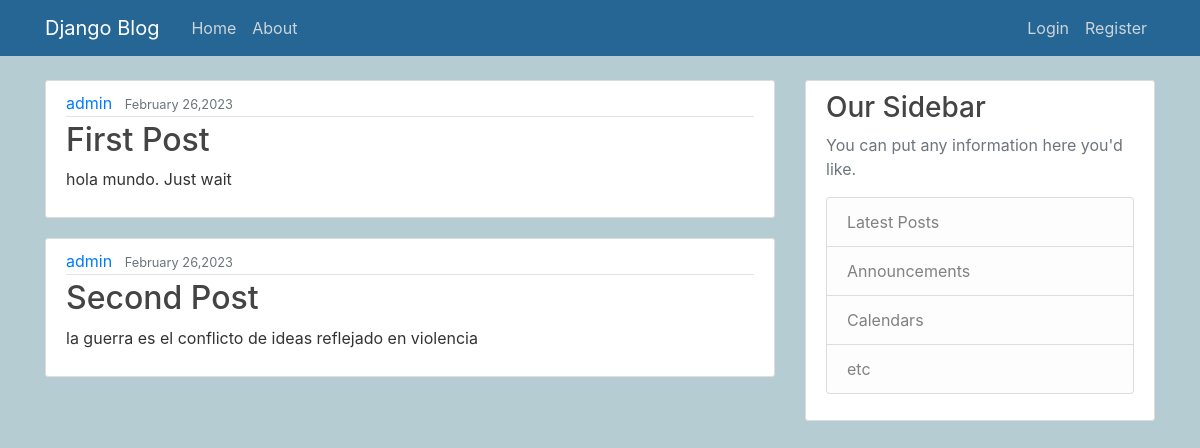
The page / on the database its author committed.
### blog_app/models.py (models this page shows, shortened)
class Post(models.Model):
    title = models.CharField(max_length=200)
    content = models.TextField()
    date_posted = models.DateTimeField(default=timezone.now)
    author = models.ForeignKey(User, on_delete=models.CASCADE)

### blog_app/views.py (the view)
# urls.py: path('',views.home, name='blog_app-home'),
def home(request):
    context = {
        'posts': Post.objects.all()
    }
    return render(request, 'blog_app/index.html', context)

### blog_app/templates/blog_app/index.html
{% extends 'blog_app/layout.html' %}
{% load static %}
{% block content %}
{% for post in posts %}
    <article class="media content-section">
        <div class="media-body">
            <div class="article-metadata">
                <a class="mr-2" href="#">{{ post.author }}</a>
                <small class="text-muted">{{ post.date_posted|date:"F d,Y" }}</small>
            </div>
            <h2><a class="article-title" href="#">{{ post.title }}</a></h2>
            <p class="article-content">{{ post.content }}</p>
        </div>
    </article>
{% endfor %}
{% endblock content %}

### static/css/main.css (style rules this page uses)
body { background: #b6ccd3; color: #333333; margin-top: 5rem; }
h1, h2, h3, h4, h5, h6 { color: #444444; }
.content-section { background: #ffffff; padding: 10px 20px; border: 1px solid #dddddd; border-radius: 3px; margin-bottom: 20px; }
.article-title { color: #444444; }
.article-content { white-space: pre-line; }
.article-metadata { padding-bottom: 1px; margin-bottom: 4px; border-bottom: 1px solid #e3e3e3 }
h1, h2, h3, h4, h5, h6, { font-family: 'Raleway', sans-serif; }
a, { color: #4b5156 }

### rows shown on the page
Post: author "admin", date_posted "February 26,2023", title "First Post", content "hola mundo. Just wait"
Post: author "admin", date_posted "February 26,2023", title "Second Post", content "la guerra es el conflicto de ideas reflejado en violencia"
